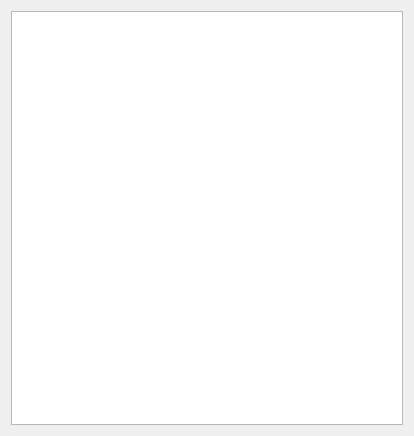
<?xml version="1.0" encoding="UTF-8"?>
<ui version="4.0">
 <class>BabelHelpConsole</class>
 <widget class="QDialog" name="BabelHelpConsole">
  <property name="geometry">
   <rect>
    <x>0</x>
    <y>0</y>
    <width>414</width>
    <height>436</height>
   </rect>
  </property>
  <property name="windowTitle">
   <string>Console Help</string>
  </property>
  <layout class="QGridLayout" name="gridLayout">
   <item row="0" column="0">
    <widget class="QTextEdit" name="textEdit"/>
   </item>
  </layout>
 </widget>
 <resources/>
 <connections/>
</ui>
